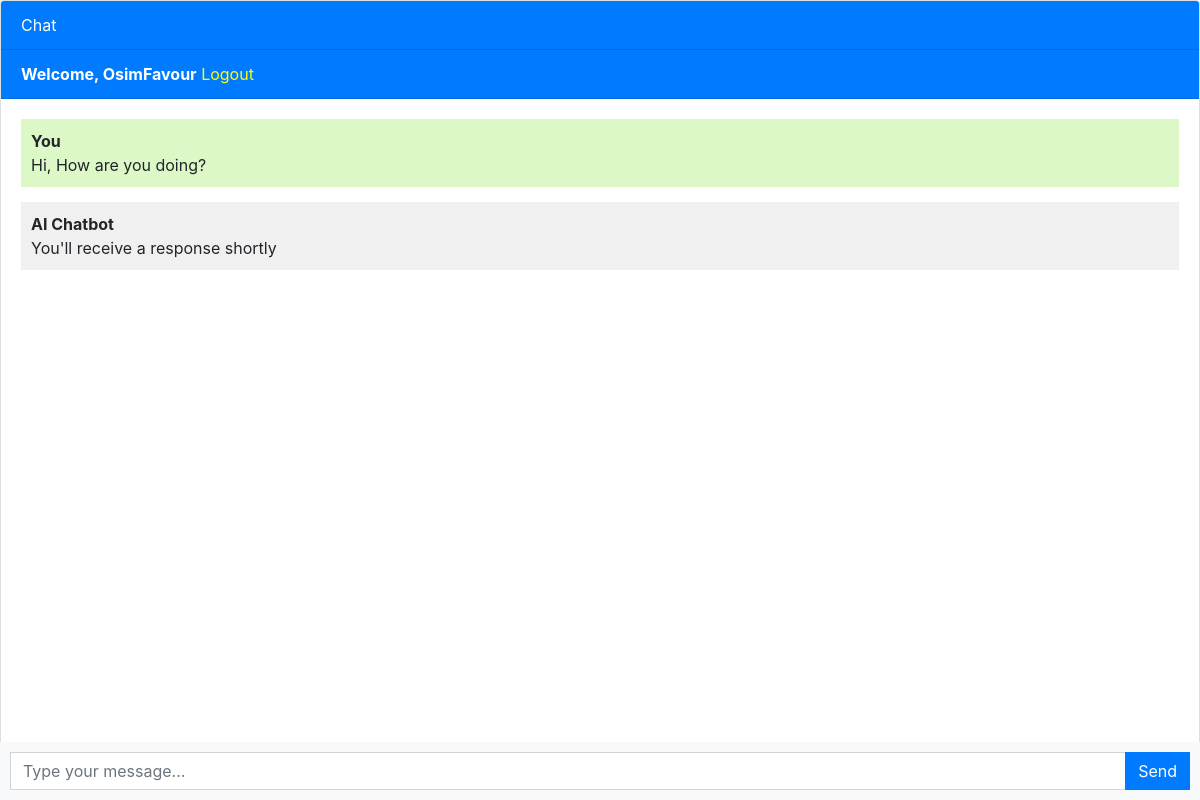
The app's page / (signed in) with its own data.
### chatbot/models.py (models this page shows, shortened)
class Chat(models.Model):
    user = models.ForeignKey(User, on_delete=models.CASCADE)
    message = models.TextField()
    response = models.TextField()
    created_at = models.DateTimeField(auto_now_add=True)

### chatbot/views.py (the view, shortened to what this page needs)
# urls.py: path('', views.chatbot, name='chatbot'),
def chatbot(request):
    chats = Chat.objects.filter(user=request.user)
    return render(request, 'chatbot.html', {'chats': chats})

### templates/chatbot.html (shortened to what this page needs)
{% extends 'base.html' %}
{% block content %}
<div class="chat-container">
  <div class="card flex-grow-1">
    <div class="card-header bg-primary text-white">Chat</div>
    {% if user.is_authenticated %}
    <div class="card-header bg-primary text-white"><b>Welcome, {{user.username}}</b>   <a style="color: yellow;" href="logout">Logout</a></div>
    {% else %}
    <div class="card-header bg-primary text-white"><a style="color: yellow" href="login">Login</a>   <a style="color: yellow;" href="register">Register</a></div>
    {% endif %}
    <div class="card-body messages-box">
      <ul class="list-unstyled messages-list">
        {% for chat in chats %}
          {% if chat.user == request.user %}
            <li class="message sent">
          <div class="message-text">
            <div class="message-sender">
              <b>You</b>
            </div>
            <div class="message-content">
              {{chat.message}}
            </div>
          </div>
        </li>
        <li class="message received">
          <div class="message-text">
            <div class="message-sender">
              <b>AI Chatbot</b>
            </div>
            <div class="message-content">
              {{chat.response}}
            </div>
          </div>
        </li>
          {% endif %}
        {% endfor %}
      </ul>
    </div>
    <br><br>
    <br><br>
    <br><br>
  </div>
  <form class="message-form">
    <div class="input-group">
      <input type="text" class="form-control message-input" placeholder="Type your message...">
      <div class="input-group-append">
        <button type="submit" class="btn btn-primary btn-send">Send</button>
      </div>
    </div>
  </form>
</div>
{% endblock %}

### templates/chatbot.html (style rules this page uses)
body, html { height: 100%; }
.messages-box { flex: 1; overflow-y: auto; }
.messages-list { padding-left: 0; }
.message { margin-bottom: 15px; list-style: none; }
.message-text { padding: 10px; border-radius: 5px; }
.sent { background-color: #dcf8c6; align-self: flex-end; }
.received { background-color: #f1f0f0; align-self: flex-start; }
.message-form { display: flex; position: fixed; bottom: 0; left: 0; right: 0; padding: 10px; background-color: #f8f9fa; }
.message-input { flex: 1; border-radius: 0; border-right: none; }
.btn-send { border-radius: 0; }
.chat-container { height: 100%; display: flex; flex-direction: column; }

### records on screen
Chat: message "Hi, How are you doing?", response "You'll receive a response shortly"

### other values on screen
{{ user.username }} "OsimFavour"
